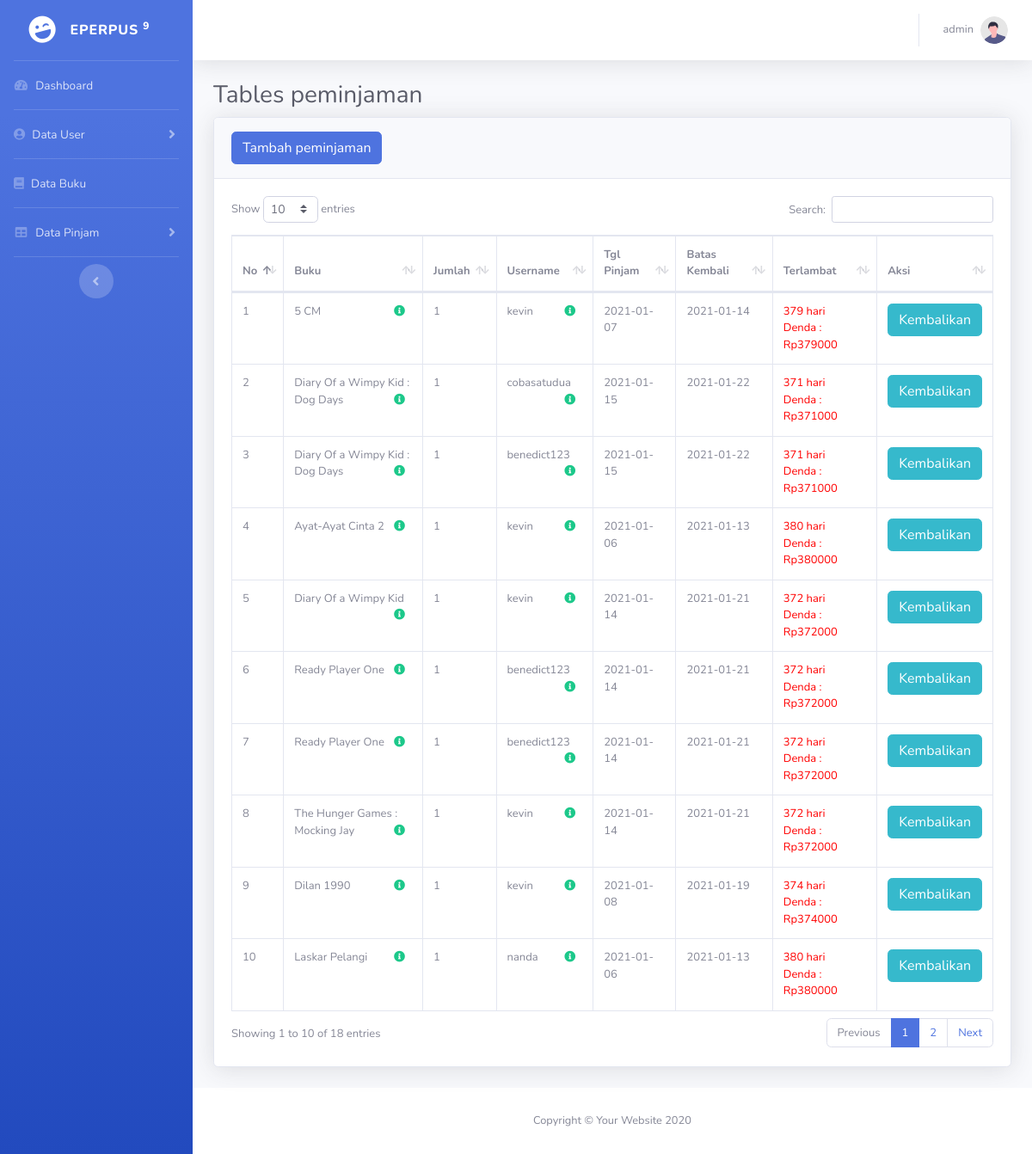
/admin.php?page=data-peminjaman (signed in), run on the app's committed database.
### tables this page shows
CREATE TABLE `tb_peminjaman` (
  `id_peminjaman` int(11) NOT NULL,
  `id_buku` int(11) NOT NULL,
  `jumlah_buku` int(11) NOT NULL,
  `id_user` int(11) NOT NULL,
  `tgl_pinjam` date NOT NULL,
  `batas_kembali` date NOT NULL,
  `tgl_kembali` date DEFAULT NULL,
  `status` tinyint(1) NOT NULL
);

CREATE TABLE `tb_buku` (
  `id_buku` int(11) NOT NULL,
  `judul` varchar(100) NOT NULL,
  `pengarang` varchar(100) NOT NULL,
  `penerbit` varchar(100) NOT NULL,
  `tahun_terbit` varchar(4) NOT NULL,
  `jumlah_buku` int(3) NOT NULL,
  `gambar` varchar(100) NOT NULL,
  `tgl_input` date NOT NULL DEFAULT current_timestamp()
);

CREATE TABLE `tb_detail_pinjam` (
  `id_detail_pinjam` int(11) NOT NULL,
  `id_buku` int(11) NOT NULL,
  `jumlah_buku` int(11) NOT NULL,
  `id_peminjaman` int(11) NOT NULL
);

CREATE TABLE `tb_users` (
  `id_user` int(11) NOT NULL,
  `username` varchar(100) NOT NULL,
  `email` varchar(100) NOT NULL,
  `alamat` varchar(100) NOT NULL,
  `password` varchar(100) NOT NULL,
  `level` enum('admin','anggota') NOT NULL,
  `status` tinyint(1) NOT NULL,
  `tgl_daftar` date NOT NULL
);

### functions_buku.php (called while the page is built, shortened)
<?php
require_once './conn.php';
	function query($query){
		global $db;
		$result = mysqli_query($db, $query);
		$rows = [];
		while ($row = mysqli_fetch_assoc($result)) {
			$rows[] = $row;
		}
		return $rows;
	}
?>

### functions_peminjaman.php (called while the page is built, shortened)
<?php
	function terlambat($batas_kembali, $tgl_telat) {
		$batas_kembali_pisah = explode("-", $batas_kembali);
		$batas_kembali_pisah = $batas_kembali_pisah[2]."-".$batas_kembali_pisah[1]."-".$batas_kembali_pisah[0];
		$tgl_telat_pisah = explode("-", $tgl_telat);
		$tgl_telat_pisah = $tgl_telat_pisah[2]."-".$tgl_telat_pisah[1]."-".$tgl_telat_pisah[0];
		$selisih = strtotime($tgl_telat_pisah) - strtotime($batas_kembali_pisah);
		$selisih = $selisih/86400;
		if ($selisih >= 1) {
			$hasil_hari = floor($selisih);
		} else {
			$hasil_hari = 0;
		}
		return $hasil_hari;
	}
?>

### page/admin_peminjaman/admin_peminjaman.php (the view, shortened to what this page needs)
<div id="content1">
    <div class="container-fluid">
        <h1 class="h3 mb-2 text-gray-800">Tables peminjaman</h1>
        <div class="card shadow mb-4">
            <div class="card-header py-3">
                <a href="?page=data-peminjaman&aksi=tambah" class="btn btn-primary">Tambah peminjaman</a>
            </div>
            <div class="card-body">
                <div class="table-responsive">
                    <font size="2">
                    <table class="table table-bordered" id="dataTable" width="100%" cellspacing="0" >
                        <thead>
                            <tr>
                                <th>No</th>
                                <th>Buku</th>
                                <th>Jumlah</th>
                                <th>Username</th>
                                <th>Tgl Pinjam</th>
                                <th>Batas Kembali</th>
                                <th>Terlambat</th>
                                <th>Aksi</th>
                            </tr>
                        </thead>
                        <tbody>
                            <?php
                                $i = 1;
                                $peminjaman = query("
                                SELECT a.*, b.*, c.id_buku, c.judul, c.gambar, c.jumlah_buku AS stok, d.id_user, d.username, d.email, d.alamat
                                FROM tb_peminjaman AS a
                                INNER JOIN tb_detail_pinjam AS b ON a.id_peminjaman = b.id_peminjaman
                                INNER JOIN tb_buku AS c ON b.id_buku = c.id_buku
                                INNER JOIN tb_users AS d ON a.id_user = d.id_user
                                WHERE a.status = true ORDER BY a.id_peminjaman DESC
                                ");
                                foreach ($peminjaman as $row) :
                                ?>
                                    <tr>
                                        <td><?= $i; ?></td>
                                        <td><?= $row['judul']; ?><button class="mr-2 float-right" data-toggle="modal" data-target="#admin-pinjam1<?php echo $row['id_buku'];?>"
                                            style=" border: none;
                                                    background: none;
                                                    cursor: pointer;
                                                    margin: 0;
                                                    padding: 0;">
                                        <i class="fas fa-info-circle fa-1x text-success"></i></button>
                                        </td>
                                        <td><?= $row['jumlah_buku']; ?></td>
                                        <td><?= $row['username']; ?><button class="mr-2 float-right" data-toggle="modal" data-target="#admin-pinjam2<?php echo $row['id_user'];?>"
                                            style=" border: none;
                                                    background: none;
                                                    cursor: pointer;
                                                    margin: 0;
                                                    padding: 0;">
                                        <i class="fas fa-info-circle fa-1x text-success"></i></button>
                                        </td>
                                        <td><?= $row['tgl_pinjam']; ?></td>
                                        <td><?= $row['batas_kembali']; ?></td>
                                        <td>
                                            <?php
                                            $denda_hari = 1000;
                                            $batas_kembali = $row['batas_kembali'];
                                            $tgl_telat = date("Y-m-d");
                                            $telat = terlambat($batas_kembali, $tgl_telat);
                                            $denda = $telat * $denda_hari;
                                            if ($telat > 0) {
                                                echo "
                                                    <font color='red'>$telat hari<br>Denda : Rp$denda</font>
                                                ";
                                            } else {
                                                echo $telat ." hari";
                                            }
                                            ?>
                                        </td>
                                        <td>
                                            <a href="?page=data-peminjaman&aksi=kembali&id=<?= $row["id_peminjaman"]; ?>" class="btn btn-info btn-block" onclick="return confirm('yakin?');" >Kembalikan</a>
                                        </td>
                                    </tr>
                                <?php $i++ ?>
                            <?php endforeach; ?>
                        </tbody>
                    </table>
                    </font>
                </div>
            </div>
        </div>
    </div>
</div>

### data on the page
tb_peminjaman: id_buku.judul "5 CM", tb_detail_pinjam.jumlah_buku "1", id_user.username "kevin", tgl_pinjam "2021-01-07", batas_kembali "2021-01-14", batas_kembali "379", batas_kembali "379000"
tb_peminjaman: id_buku.judul "Diary Of a Wimpy Kid : Dog Days", tb_detail_pinjam.jumlah_buku "1", id_user.username "cobasatudua", tgl_pinjam "2021-01-15", batas_kembali "2021-01-22", batas_kembali "371", batas_kembali "371000"
tb_peminjaman: id_buku.judul "Diary Of a Wimpy Kid : Dog Days", tb_detail_pinjam.jumlah_buku "1", id_user.username "benedict123", tgl_pinjam "2021-01-15", batas_kembali "2021-01-22", batas_kembali "371", batas_kembali "371000"
tb_peminjaman: id_buku.judul "Ayat-Ayat Cinta 2", tb_detail_pinjam.jumlah_buku "1", id_user.username "kevin", tgl_pinjam "2021-01-06", batas_kembali "2021-01-13", batas_kembali "380", batas_kembali "380000"
tb_peminjaman: id_buku.judul "Diary Of a Wimpy Kid", tb_detail_pinjam.jumlah_buku "1", id_user.username "kevin", tgl_pinjam "2021-01-14", batas_kembali "2021-01-21", batas_kembali "372", batas_kembali "372000"
tb_peminjaman: id_buku.judul "Ready Player One", tb_detail_pinjam.jumlah_buku "1", id_user.username "benedict123", tgl_pinjam "2021-01-14", batas_kembali "2021-01-21", batas_kembali "372", batas_kembali "372000"
tb_peminjaman: id_buku.judul "Ready Player One", tb_detail_pinjam.jumlah_buku "1", id_user.username "benedict123", tgl_pinjam "2021-01-14", batas_kembali "2021-01-21", batas_kembali "372", batas_kembali "372000"
tb_peminjaman: id_buku.judul "The Hunger Games : Mocking Jay", tb_detail_pinjam.jumlah_buku "1", id_user.username "kevin", tgl_pinjam "2021-01-14", batas_kembali "2021-01-21", batas_kembali "372", batas_kembali "372000"
tb_peminjaman: id_buku.judul "Dilan 1990", tb_detail_pinjam.jumlah_buku "1", id_user.username "kevin", tgl_pinjam "2021-01-08", batas_kembali "2021-01-19", batas_kembali "374", batas_kembali "374000"
tb_peminjaman: id_buku.judul "Laskar Pelangi", tb_detail_pinjam.jumlah_buku "1", id_user.username "nanda", tgl_pinjam "2021-01-06", batas_kembali "2021-01-13", batas_kembali "380", batas_kembali "380000"

### other printed values
$_SESSION['username'] "admin"
